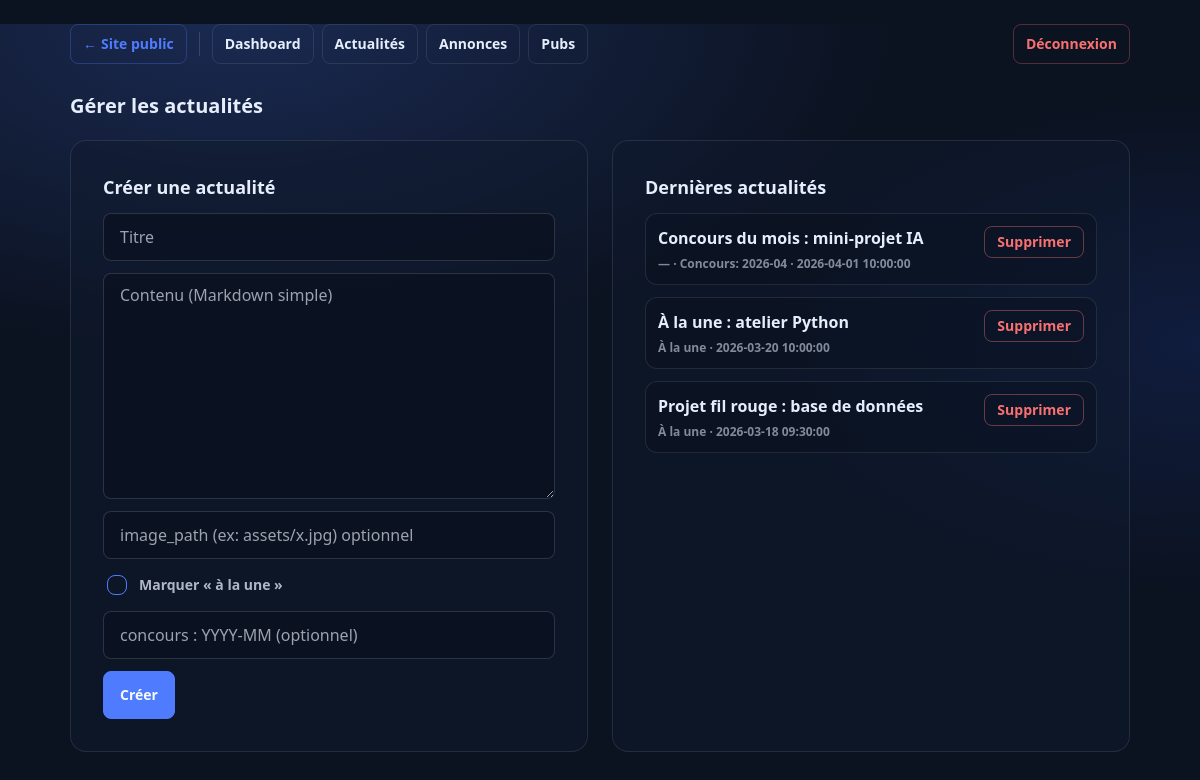
/admin/manage.php (signed in), run on the app's committed database.
### tables this page shows
CREATE TABLE IF NOT EXISTS news (
  id INT AUTO_INCREMENT PRIMARY KEY,
  title VARCHAR(255) NOT NULL,
  content TEXT NOT NULL,
  image_path VARCHAR(255) NULL,
  is_featured TINYINT(1) NOT NULL DEFAULT 0,
  contest_month CHAR(7) NULL,
  published_at DATETIME NOT NULL DEFAULT CURRENT_TIMESTAMP
);

### lib/db.php (called while the page is built, shortened)
<?php
function db(): PDO
{
  $dsn = sprintf(
    'mysql:host=%s;port=%d;dbname=%s;charset=utf8mb4',
    DB_HOST,
    DB_PORT,
    DB_NAME
  );
  $pdo = new PDO($dsn, DB_USER, DB_PASS, [
    PDO::ATTR_ERRMODE => PDO::ERRMODE_EXCEPTION,
    PDO::ATTR_DEFAULT_FETCH_MODE => PDO::FETCH_ASSOC,
  ]);
  return $pdo;
}

### admin/manage.php (the view, shortened to what this page needs)
<?php
require_once __DIR__ . '/../lib/db.php';
$type = (string)($_GET['type'] ?? 'news');
$items = match ($type) {
  'news' => db()->query('SELECT * FROM news ORDER BY published_at DESC LIMIT 50')->fetchAll(),
  'announcements' => db()->query('SELECT * FROM announcements ORDER BY posted_at DESC LIMIT 50')->fetchAll(),
  'ads' => db()->query('SELECT * FROM ads ORDER BY posted_at DESC LIMIT 50')->fetchAll(),
};
$labels = [
  'news' => [
    'page' => 'Gérer les actualités',
    'create' => 'Créer une actualité',
    'list' => 'Dernières actualités',
    'del_confirm' => 'Supprimer cette actualité ?',
    'empty' => 'Aucune actualité.',
  ],
  'announcements' => [
    'page' => 'Gérer les annonces',
    'create' => 'Créer une annonce',
    'list' => 'Dernières annonces',
    'del_confirm' => 'Supprimer cette annonce ?',
    'empty' => 'Aucune annonce.',
  ],
  'ads' => [
    'page' => 'Gérer les pubs',
    'create' => 'Créer une pub',
    'list' => 'Dernières pubs',
    'del_confirm' => 'Supprimer cette pub ?',
    'empty' => 'Aucune pub.',
  ],
];
$L = $labels[$type];
require __DIR__ . '/header.php';
?>
<section class="my-2">
  <h1 class="text-xl font-bold mb-5"><?= htmlspecialchars($L['page']) ?></h1>
  <div class="grid gap-6 lg:grid-cols-2 min-w-0">
    <div class="card bg-base-200/50 border border-base-content/10 min-w-0">
      <div class="card-body gap-3 min-w-0">
        <h2 class="card-title text-lg"><?= htmlspecialchars($L['create']) ?></h2>
        <form method="post" action="manage.php?type=<?= htmlspecialchars($type, ENT_QUOTES | ENT_SUBSTITUTE, 'UTF-8') ?>" class="flex flex-col gap-3">
          <input class="input input-bordered w-full bg-base-100/70 border-base-content/15" type="text" name="title" placeholder="Titre" required>
          <textarea name="content" placeholder="Contenu (Markdown simple)" rows="8" class="textarea textarea-bordered w-full bg-base-100/70 border-base-content/15 text-base leading-relaxed" required></textarea>
          <input type="text" name="image_path" placeholder="image_path (ex: assets/x.jpg) optionnel"
            class="input input-bordered w-full bg-base-100/70 border-base-content/15">
          <?php if ($type === 'news'): ?>
            <label class="label cursor-pointer justify-start gap-3 py-1">
              <input type="checkbox" name="is_featured" value="1" class="checkbox checkbox-primary checkbox-sm">
              <span class="label-text text-base-content/75 font-semibold text-sm">Marquer « à la une »</span>
            </label>
            <input type="text" name="contest_month" placeholder="concours : YYYY-MM (optionnel)"
              class="input input-bordered w-full bg-base-100/70 border-base-content/15">
          <?php else: ?>
            <input type="url" name="link_url" placeholder="Lien optionnel (https://...)" pattern="https?://.+"
              class="input input-bordered w-full bg-base-100/70 border-base-content/15">
          <?php endif; ?>
          <button class="btn btn-primary w-fit transition-transform duration-200 hover:scale-[1.02]" type="submit">Créer</button>
        </form>
      </div>
    </div>
    <div class="card bg-base-200/50 border border-base-content/10 min-w-0">
      <div class="card-body gap-3 min-w-0">
        <h2 class="card-title text-lg"><?= htmlspecialchars($L['list']) ?></h2>
        <?php if (!$items): ?>
          <p class="text-sm text-base-content/55"><?= htmlspecialchars($L['empty']) ?></p>
        <?php else: ?>
          <div class="flex flex-col gap-3">
            <?php foreach ($items as $row): ?>
              <div class="rounded-xl border border-base-content/10 bg-base-100/40 p-3">
                <div class="flex flex-wrap items-start justify-between gap-3">
                  <div class="min-w-0">
                    <strong class="text-base-content"><?= htmlspecialchars((string)$row['title']) ?></strong>
                    <div class="text-xs font-bold text-base-content/55 mt-1.5">
                      <?php if ($type === 'news'): ?>
                        <?= !empty($row['is_featured']) ? 'À la une' : '—' ?>
                        <?php if (!empty($row['contest_month'])): ?>
                          · Concours: <?= htmlspecialchars((string)$row['contest_month']) ?>
                        <?php endif; ?>
                        · <?= htmlspecialchars((string)$row['published_at']) ?>
                      <?php elseif ($type === 'announcements'): ?>
                        <?= htmlspecialchars(ANNOUNCEMENT_CATEGORIES[$row['category_slug']] ?? (string)$row['category_slug']) ?>
                        <?php if (!empty($row['is_featured'])): ?> · À la une<?php endif; ?>
                        · <?= htmlspecialchars((string)$row['posted_at']) ?>
                      <?php else: ?>
                        <?= htmlspecialchars((string)$row['posted_at']) ?>
                        <?php if (!empty($row['link_url'])): ?> · lien<?php endif; ?>
                      <?php endif; ?>
                    </div>
                  </div>
                  <form method="post" action="manage.php?type=<?= htmlspecialchars($type, ENT_QUOTES | ENT_SUBSTITUTE, 'UTF-8') ?>" onsubmit="return confirm('<?= htmlspecialchars($L['del_confirm'], ENT_QUOTES) ?>');">
                    <button class="btn btn-sm btn-outline border-error/40 text-error hover:bg-error/10" type="submit">Supprimer</button>
                  </form>
                </div>
              </div>
            <?php endforeach; ?>
          </div>
        <?php endif; ?>
      </div>
    </div>
  </div>
</section>
<?php require __DIR__ . '/footer.php'; ?>

### data on the page
news: title "Concours du mois : mini-projet IA", contest_month "2026-04", published_at "2026-04-01 10:00:00"
news: title "À la une : atelier Python", is_featured "À la une", published_at "2026-03-20 10:00:00"
news: title "Projet fil rouge : base de données", is_featured "À la une", published_at "2026-03-18 09:30:00"

### other printed values
$L['page'] "Gérer les actualités"
$L['create'] "Créer une actualité"
$L['list'] "Dernières actualités"
